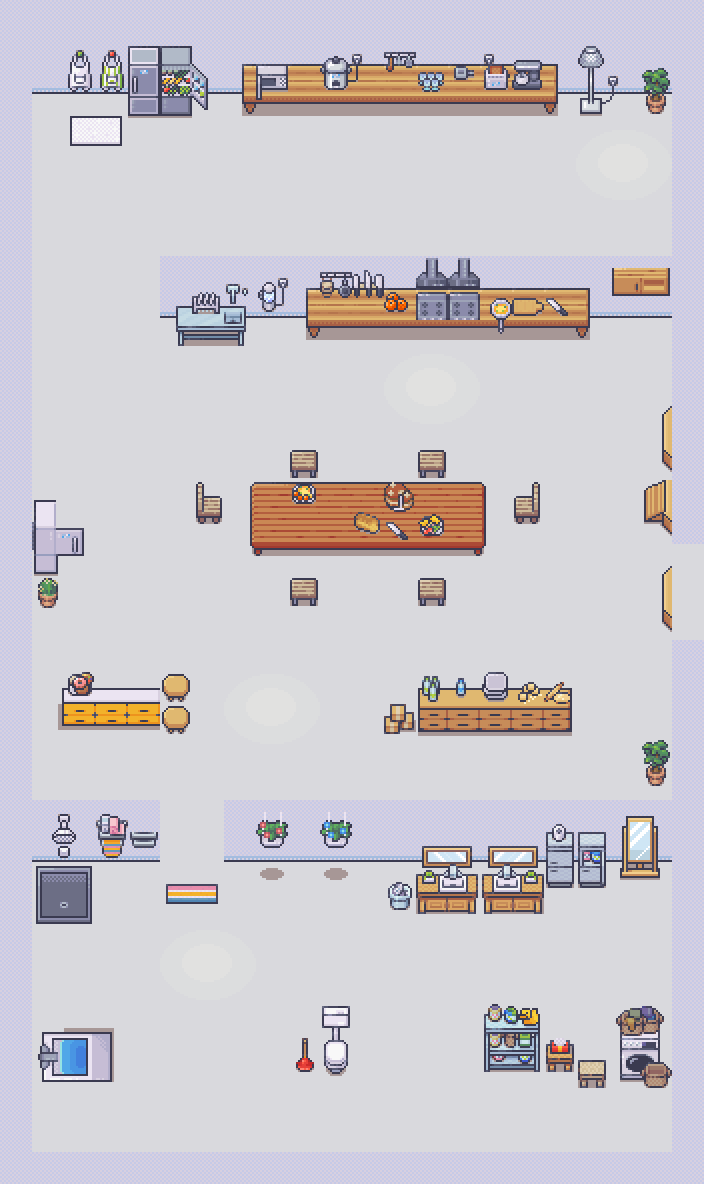

Below is a game level as drawn by its tile map, then a one-line description and the .tmx that defines it (tile-layer data replaced by summaries):
An orthogonal 22x37 tile map with 32x32 px tiles, 5 tile layers (KfloorLayer, KwallLayer, KcarpetLayer, KfurnitureLayer, ...), 7 tilesets and 4 objects (Ksnacks1, Ksnacks2, Ksnacks3, Kdad).

<map version="1.9" tiledversion="1.9.2" orientation="orthogonal" renderorder="right-down" width="22" height="37" tilewidth="32" tileheight="32" infinite="0" nextlayerid="9" nextobjectid="8">
 <editorsettings>
  <export target="kitchen2.tmj" format="json" />
 </editorsettings>
 <tileset firstgid="1" name="base" tilewidth="32" tileheight="32" tilecount="1064" columns="8">
  <image source="pipoya.png" width="256" height="4256" />
 </tileset>
 <tileset firstgid="1065" name="kitchen" tilewidth="32" tileheight="32" tilecount="784" columns="16">
  <image source="12_Kitchen_32x32.png" width="512" height="1568" />
 </tileset>
 <tileset firstgid="1849" name="genric" tilewidth="32" tileheight="32" tilecount="1248" columns="16">
  <image source="1_Generic_32x32.png" width="512" height="2496" />
 </tileset>
 <tileset firstgid="3097" name="bedroom" tilewidth="32" tileheight="32" tilecount="1712" columns="16">
  <image source="4_Bedroom_32x32.png" width="512" height="3424" />
 </tileset>
 <tileset firstgid="4809" name="hall" tilewidth="32" tileheight="32" tilecount="192" columns="16">
  <image source="13_Conference_Hall_32x32.png" width="512" height="384" />
 </tileset>
 <tileset firstgid="5001" name="grocer" tilewidth="32" tileheight="32" tilecount="1248" columns="16">
  <image source="16_Grocery_store_32x32.png" width="512" height="2496" />
 </tileset>
 <tileset firstgid="6249" name="toilet" tilewidth="32" tileheight="32" tilecount="896" columns="16">
  <image source="3_Bathroom_32x32.png" width="512" height="1792" />
 </tileset>
 <layer id="1" name="KfloorLayer" width="22" height="37">
  <data>[814 cells, 703 non-empty, 1 distinct tile ids]</data>
 </layer>
 <layer id="3" name="KwallLayer" width="22" height="37">
  <data>[814 cells, 219 non-empty, 2 distinct tile ids]</data>
 </layer>
 <layer id="5" name="KcarpetLayer" width="22" height="37">
  <data>[814 cells, 45 non-empty, 18 distinct tile ids]</data>
 </layer>
 <layer id="4" name="KfurnitureLayer" width="22" height="37">
  <data>[814 cells, 211 non-empty, 147 distinct tile ids]</data>
 </layer>
 <layer id="6" name="KobjectLayer" width="22" height="37">
  <data>[814 cells, 47 non-empty, 41 distinct tile ids]</data>
 </layer>
 <objectgroup id="7" name="KobjectLayer">
  <object id="1" name="Ksnacks1" x="604" y="775">
   <point />
  </object>
  <object id="2" name="Ksnacks2" x="502" y="1130">
   <point />
  </object>
  <object id="3" name="Ksnacks3" x="462" y="189">
   <point />
  </object>
 </objectgroup>
 <objectgroup id="8" name="KenemyLayer">
  <object id="5" name="Kdad" x="238" y="779">
   <point />
  </object>
 </objectgroup>
</map>
